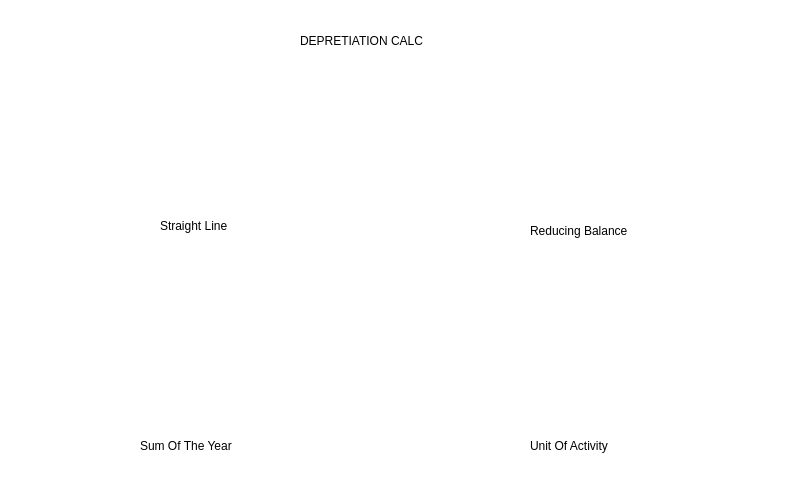
<?xml version="1.0" encoding="UTF-8"?>
<ui version="4.0">
 <class>Dialog</class>
 <widget class="QDialog" name="Dialog">
  <property name="geometry">
   <rect>
    <x>0</x>
    <y>0</y>
    <width>800</width>
    <height>500</height>
   </rect>
  </property>
  <property name="windowTitle">
   <string>Dialog</string>
  </property>
  <widget class="QWidget" name="widget" native="true">
   <property name="geometry">
    <rect>
     <x>0</x>
     <y>0</y>
     <width>800</width>
     <height>500</height>
    </rect>
   </property>
   <property name="styleSheet">
    <string notr="true">background-color: rgb(255, 255, 255);
font: 12pt &quot;Gill Sans MT&quot;;
</string>
   </property>
   <widget class="QLabel" name="lbl_SL">
    <property name="geometry">
     <rect>
      <x>140</x>
      <y>80</y>
      <width>130</width>
      <height>120</height>
     </rect>
    </property>
    <property name="text">
     <string/>
    </property>
    <property name="pixmap">
     <pixmap>../icon/money-bag.png</pixmap>
    </property>
    <property name="scaledContents">
     <bool>true</bool>
    </property>
   </widget>
   <widget class="QLabel" name="label_2">
    <property name="geometry">
     <rect>
      <x>160</x>
      <y>210</y>
      <width>111</width>
      <height>31</height>
     </rect>
    </property>
    <property name="styleSheet">
     <string notr="true">color:black;</string>
    </property>
    <property name="text">
     <string>Straight Line</string>
    </property>
   </widget>
   <widget class="QLabel" name="lbl_RB">
    <property name="geometry">
     <rect>
      <x>530</x>
      <y>90</y>
      <width>130</width>
      <height>120</height>
     </rect>
    </property>
    <property name="text">
     <string/>
    </property>
    <property name="pixmap">
     <pixmap>../icon/balance-scale.png</pixmap>
    </property>
    <property name="scaledContents">
     <bool>true</bool>
    </property>
   </widget>
   <widget class="QLabel" name="lbl_SOTY">
    <property name="geometry">
     <rect>
      <x>140</x>
      <y>300</y>
      <width>130</width>
      <height>120</height>
     </rect>
    </property>
    <property name="text">
     <string/>
    </property>
    <property name="pixmap">
     <pixmap>../icon/budget.png</pixmap>
    </property>
    <property name="scaledContents">
     <bool>true</bool>
    </property>
   </widget>
   <widget class="QLabel" name="lbl_UOA">
    <property name="geometry">
     <rect>
      <x>530</x>
      <y>300</y>
      <width>130</width>
      <height>120</height>
     </rect>
    </property>
    <property name="text">
     <string/>
    </property>
    <property name="pixmap">
     <pixmap>../icon/wallet.png</pixmap>
    </property>
    <property name="scaledContents">
     <bool>true</bool>
    </property>
   </widget>
   <widget class="QLabel" name="label_6">
    <property name="geometry">
     <rect>
      <x>530</x>
      <y>210</y>
      <width>151</width>
      <height>41</height>
     </rect>
    </property>
    <property name="styleSheet">
     <string notr="true">color:black;</string>
    </property>
    <property name="text">
     <string>Reducing Balance</string>
    </property>
   </widget>
   <widget class="QLabel" name="label_7">
    <property name="geometry">
     <rect>
      <x>140</x>
      <y>430</y>
      <width>151</width>
      <height>31</height>
     </rect>
    </property>
    <property name="styleSheet">
     <string notr="true">color:black;</string>
    </property>
    <property name="text">
     <string>Sum Of The Year</string>
    </property>
   </widget>
   <widget class="QLabel" name="label_8">
    <property name="geometry">
     <rect>
      <x>530</x>
      <y>430</y>
      <width>131</width>
      <height>31</height>
     </rect>
    </property>
    <property name="whatsThis">
     <string>&lt;html&gt;&lt;head/&gt;&lt;body&gt;&lt;p&gt;color:black;&lt;/p&gt;&lt;/body&gt;&lt;/html&gt;</string>
    </property>
    <property name="styleSheet">
     <string notr="true">color:black;</string>
    </property>
    <property name="text">
     <string>Unit Of Activity</string>
    </property>
   </widget>
   <widget class="QLabel" name="label_9">
    <property name="geometry">
     <rect>
      <x>300</x>
      <y>20</y>
      <width>251</width>
      <height>41</height>
     </rect>
    </property>
    <property name="styleSheet">
     <string notr="true">font: 57 18pt &quot;Dubai Medium&quot;;
color:blackl</string>
    </property>
    <property name="text">
     <string>DEPRETIATION CALC</string>
    </property>
   </widget>
  </widget>
 </widget>
 <resources/>
 <connections/>
</ui>
